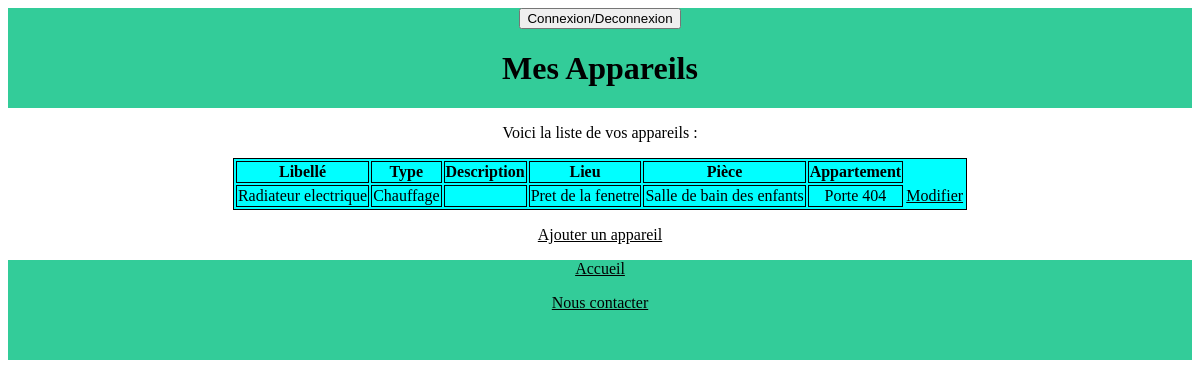
/index.php?cible=appareils&fonction=afficherAppareils (signed in), run on the app's committed database.
### tables this page shows
CREATE TABLE IF NOT EXISTS `appareil` (
  `Id_Appareil` int(11) NOT NULL AUTO_INCREMENT,
  `lieuAppareil` varchar(30) NOT NULL,
  `libelleAppareil` varchar(30) DEFAULT NULL,
  `videoAppareil` varchar(30) DEFAULT NULL,
  `descriptionAppareil` varchar(50) DEFAULT NULL,
  `Id_Piece` int(11) NOT NULL,
  `Id_Type_Appareil` int(11) NOT NULL,
  PRIMARY KEY (`Id_Appareil`),
  KEY `Id_Piece` (`Id_Piece`),
  KEY `Id_Type_Appareil` (`Id_Type_Appareil`)
);

CREATE TABLE IF NOT EXISTS `type_appareil` (
  `Id_Type_Appareil` int(11) NOT NULL AUTO_INCREMENT,
  `nomTypeAppareil` varchar(30) DEFAULT NULL,
  PRIMARY KEY (`Id_Type_Appareil`)
);

CREATE TABLE IF NOT EXISTS `piece` (
  `Id_Piece` int(11) NOT NULL AUTO_INCREMENT,
  `libellePiece` varchar(30) DEFAULT NULL,
  `Id_Type_Piece` int(11) NOT NULL,
  `Id_Appartement` int(11) NOT NULL,
  PRIMARY KEY (`Id_Piece`),
  KEY `Id_Type_Piece` (`Id_Type_Piece`),
  KEY `Id_Appartement` (`Id_Appartement`)
);

CREATE TABLE IF NOT EXISTS `appartement` (
  `Id_Appartement` int(11) NOT NULL AUTO_INCREMENT,
  `degreSecuriteAppartement` varchar(30) DEFAULT NULL,
  `libelleAppartement` varchar(30) DEFAULT NULL,
  `Id_Type_Appartement` int(11) NOT NULL,
  `Id_Maison` int(11) NOT NULL,
  PRIMARY KEY (`Id_Appartement`),
  KEY `Id_Type_Appartement` (`Id_Type_Appartement`),
  KEY `Id_Maison` (`Id_Maison`)
);

### controleurs/appareils.php (called while the page is built, shortened)
<?php
include('./modele/requetes.afficher_ajouter_appareils.php');
if (!isset($_GET['fonction']) || empty($_GET['fonction'])) {
    $function = "accueil";
    $alerte = "";
} else {
    $function = $_GET['fonction'];
}
switch ($function) {
    case 'afficherAppareils':
        $vue = "appareil";
        $entete = "Voici la liste de vos appareils :";
        $afficherAppareils = afficherAppareils($bdd);
        break;
}
include ('vues/header.php');
include ('vues/' . $vue . '.php');
include ('vues/footer.php');

### index.php (called while the page is built, shortened)
<?php
if (isset($_GET['cible']) && !empty($_GET['cible'])) {
    $url = $_GET['cible'];
} else {
    $url = 'principal';
}
include('controleurs/' . $url . '.php');

### modele/requetes.afficher_ajouter_appareils.php (called while the page is built, shortened)
<?php
function afficherAppareils(mysqli $bdd) {
    $query = 'SELECT *
                                FROM appareil NATURAL JOIN piece NATURAL JOIN appartement NATURAL JOIN type_appareil
                                WHERE Id_Piece IN (SELECT Id_Piece
                                                   FROM piece NATURAL JOIN appartement
                                                   WHERE Id_Appartement IN (SELECT Id_Appartement
                                                                            FROM appartement NATURAL JOIN locataire
                                                                            WHERE Id_Utilisateur =' . $_SESSION['id'] . ' AND ((dateFinLocation IS NULL) OR (DATE(NOW()) BETWEEN dateDebutLocation AND dateFinLocation)))) ORDER BY Id_Piece';
    return mysqli_query($bdd, $query);
}
?>

### vues/appareil.php (the view, shortened to what this page needs)
<!DOCTYPE html>
    <html lang="fr">
        <head>
            <link rel="stylesheet" href="public/css/styles_con.css"/>
        </head>
    <body>
        <p><?php echo $entete; ?></p>
        <table class="object_table">
        	<thead>
        		<tr>
        			<th class="object_td">Libellé</th>
                    <th class="object_td">Type</th>
                    <th class="object_td">Description</th>
                    <th class="object_td">Lieu</th>
        			<th class="object_td">Pièce</th>
                    <th class="object_td">Appartement</th>
        		</tr>
        	</thead>
        	<tbody>
            <?php foreach ($afficherAppareils as $element) { ?>
                <tr>
                    <td class="object_td">
        		    <?php echo $element['libelleAppareil']; ?>
                    </td>
                    <td class="object_td">
                	<?php echo $element['nomTypeAppareil']; ?>
                    </td>
                    <td class="object_td">
                    </td>
                    <td class="object_td">
                    <?php echo $element['lieuAppareil']; ?>
                    </td>
                    <td class="object_td">
                	<?php echo $element['libellePiece']; ?>
                    </td>
                    <td class="object_td">
                    <?php echo $element['libelleAppartement']; ?>
                    </td>
                    <?php
                    echo '<td><a href="index.php?cible=appareils&fonction=modifier&id='.$element['Id_Appareil'].'">Modifier</a></td>';
                    ?>
                </tr>
            <?php } ?>
        	</tbody>
        </table>
        <p><a href="index.php?cible=appareils&fonction=ajoutAppareil">Ajouter un appareil</a></p>
    </body>
</html>

### public/css/styles_con.css (style rules this page uses)
* { color: black; text-align: center; }
.object_table { background-color: aqua; align-items: center; margin-left: auto; margin-right: auto; border-width: 1px; border-color: black; border-style: solid; }
.object_td { border-width: 1px; border-color: black; border-style: solid; }

### data on the page
appareil: libelleAppareil "Radiateur electrique", Id_Type_Appareil.nomTypeAppareil "Chauffage", lieuAppareil "Pret de la fenetre", Id_Piece.libellePiece "Salle de bain des enfants", appartement.libelleAppartement "Porte 404"

### other printed values
$title "Mes Appareils"
$entete "Voici la liste de vos appareils :"
